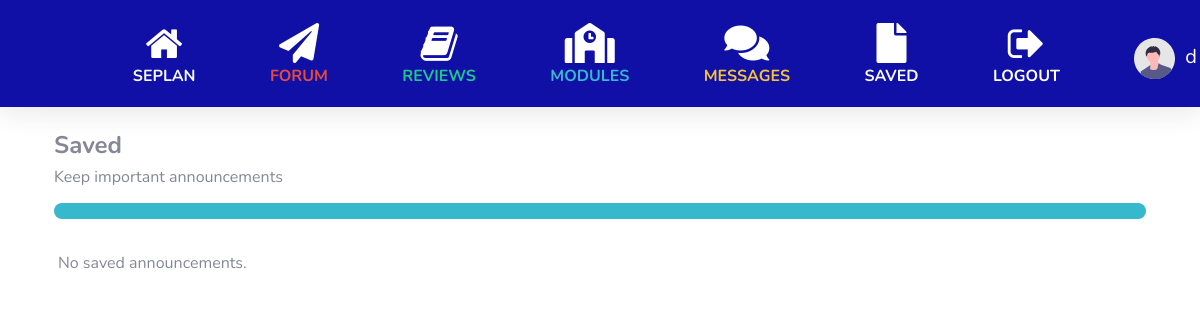
The app's page /watchlist (signed in), older data.
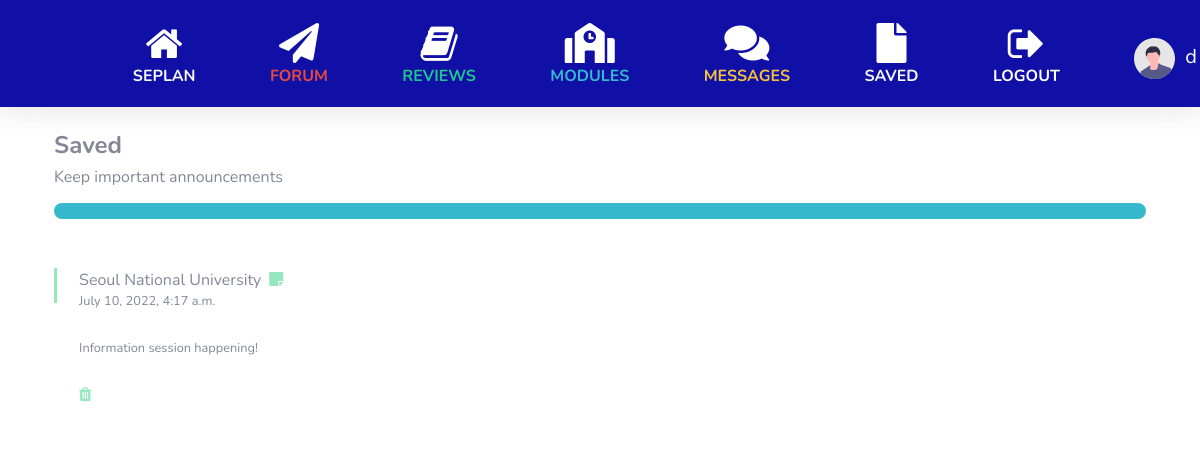
The same page, newer data.
### sep/models.py (models this page shows, shortened)
class Watchlist(models.Model):
    user = models.ForeignKey(User, on_delete=models.CASCADE)
    opening = models.ForeignKey(Opening, on_delete=models.CASCADE)

class Opening(models.Model):
    title = models.CharField(max_length=120)
    text = models.TextField(blank=True, null=True)
    date = models.DateTimeField(auto_now_add=True)

### sep/views.py (the view)
# urls.py: path("watchlist", views.watchlist, name="watchlist"),
def watchlist(request):
    if not request.user.is_authenticated:
        return HttpResponseRedirect(reverse('login'))
    watchlist = Watchlist.objects.filter(user=request.user).order_by('-id')
    return render(request, "sep/watchlist.html", {
        "watchlist": watchlist
    })

### sep/templates/sep/watchlist.html
{% extends "sep/layout.html" %} {% load static %} {% block body %}
<link href="{% static '/saved.css' %}" rel="stylesheet" />
<div class="container note-has-grid">
  <h4><strong>Saved</strong></h4>
  <h6 class="mb-3">Keep important announcements</h6>
  <div class="nav-link bg-info rounded-pill">
  </div>
  <br />
  <div class="tab-content bg-transparent">
    <div id="note-full-container" class="note-has-grid row">
      {% for item in watchlist %}
      <div class="col-md-4 single-note-item note-business">
        <div class="card card-body">
          <span class="side-stick"></span>
          <span class="text-truncate mb-0"
            >{{ item.opening.title }}<i
              class="point fas fa-sticky-note ml-2"
            ></i
          ></span>
          <small class="note-date font-12">{{ item.opening.date }}</small><br />
          <div>
            <small>{{ item.opening.text }}</small>
          </div>
          <br />
          <div class="d-flex align-items-center">
            <a href="{% url 'delete_watchlist' item.opening.title %}"
              ><span class="mr-1"
                ><i class="point fa fa-trash remove-note"></i></span
            ></a>
          </div>
        </div>
      </div>
      {% empty %}
      <span class="text-default-d3 text-90 text-600radius-1 p-2 ml-2">
        No saved announcements.
      </span>
      {% endfor %}
    </div>
  </div>
</div>
{% endblock %}

Row changes from the older to the newer data that the page shows:
added Watchlist: opening "Seoul National University", opening "July 10, 2022, 4:17 a.m.", opening.text "Information session happening!"
Text that changed along with them:
text no longer shown: "No saved announcements."
